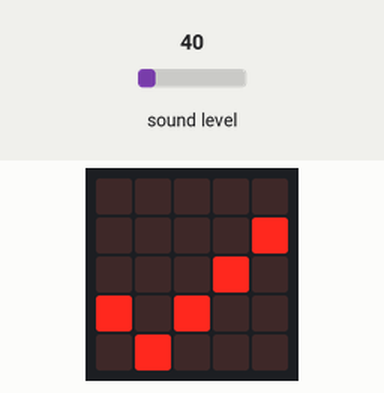
Bench run of a program on a simulated BBC micro:bit (MakeCode). Parts: the board's 5×5 LED display. The test bench sets the inputs (shaded band); at power-on: sound level 40.

Above: at 1.8 s.
1.9 s: sound level set to 75
3.4 s: sound level set to 84
At 4.0 s:
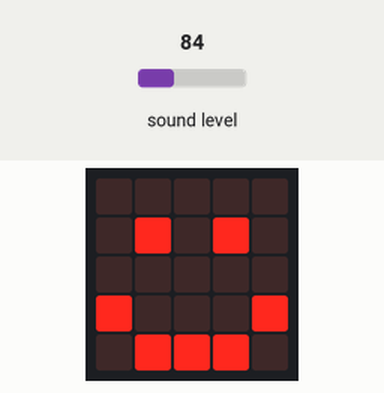
6.4 s: sound level set to 5
At 7.7 s:
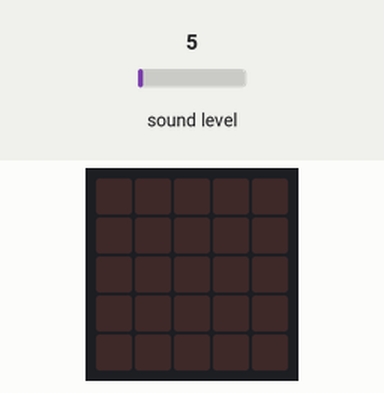
8.1 s: sound level set to 128
Timing chart, 0 to 11.1 s (numbered marks = the images above; inputs shaded):
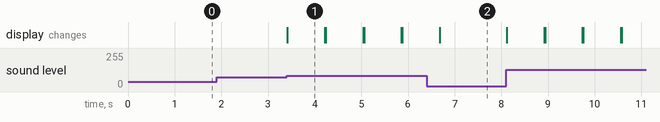

The program:

main.ts
```typescript
huskylens.initI2c()
basic.showIcon(IconNames.Yes)
basic.forever(function () {
    huskylens.request()
    if (input.soundLevel() >= 80) {
        huskylens.takePhotoToSDCard(HUSKYLENSphoto.PHOTO)
        basic.showIcon(IconNames.Happy)
        basic.pause(200)
        basic.clearScreen()
    }
})
```

test.ts
```typescript
// les tests vont ici ; cela ne sera pas compilé si ce paquet est utilisé en tant qu'extension.
```

Measured:
- the behaviour switches between 79 and 80 on sound level (found by bisection; images 0 and 1)
- after the input at 1.9 s, every drawn part: stays the same
- after the input at 3.4 s, the display: changes at once (image 1)
- what the display in image 1 shows lasts 0.8 s, from 3.4 s to 4.2 s
